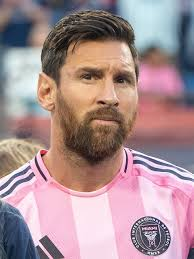
#> input picture faces/messi/messi_1.jpeg, 194 x 259 px; its folder holds only this picture in this run
$ python face_train.py
#> lines starting #> are read from the running program, lines starting #| are printed output that depends on the picture
import cv2
import os
import numpy as np

people = ['messi', 'neymar', 'suarez']
DIR = '../faces'
haar_cascade = cv2.CascadeClassifier('../haar_face.xml')

features = []
labels = []

def create_train():
    for person in people:
        path = os.path.join(DIR, person)
        label = people.index(person)

        for img in os.listdir(path):
            img_path = os.path.join(path, img)

            img_array = cv2.imread(img_path)
#> img_array is the input picture: shape (259, 194, 3); mean B, G, R 145.8, 141.9, 168.4
            gray = cv2.cvtColor(img_array, cv2.COLOR_BGR2GRAY)
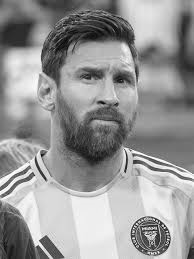
#> gray: shape (259, 194); min 1, max 255, mean 150.2

            faces_rect = haar_cascade.detectMultiScale(gray, scaleFactor=1.1, minNeighbors=4)
#> faces_rect = [[56, 40, 99, 99]]

            for (x, y, w, h) in faces_rect:
                faces_roi = gray[y:y+h, x:x+w]
                features.append(faces_roi)
                labels.append(label)
#> this loop made 1 pass
#> pass 1, in create_train, `faces_roi = gray[y:y+h, x:x+w]`:
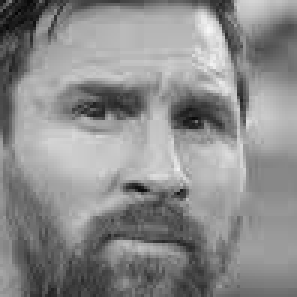
#> faces_roi: shape (99, 99) (shown 3 times larger); min 4, max 246, mean 139.6
#> after the loop, features = 1 item; labels = [0]
#> pass 2 of the loop in create_train, `for person in people:`:
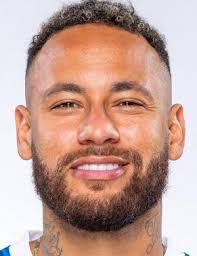
#> input picture faces/neymar/neymar_1.jpeg, 197 x 256 px
#> in create_train, img_array is the input picture: shape (256, 197, 3); mean B, G, R 148, 159.2, 194.9
#> in create_train, `gray = cv2.cvtColor(img_array, cv2.COLOR_BGR2GRAY)`:
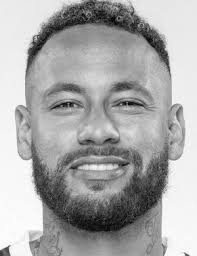
#> gray: shape (256, 197); min 1, max 255, mean 168.6
#> faces_rect = [[17, 38, 164, 164]]
#> the loop in create_train, `for (x, y, w, h) in faces_rect:` made 1 pass
#> pass 1, in create_train, `faces_roi = gray[y:y+h, x:x+w]`:
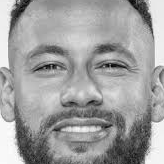
#> faces_roi: shape (164, 164); min 1, max 254, mean 159.1
#> after the loop in create_train, `for (x, y, w, h) in faces_rect:`: features = 2 items; labels = [0, 1]

#> (the run stopped early here; a loop or call above may not have finished)
